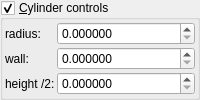
    <widget class="MyGroupBox" name="groupCheck_transf_function_enabled">
     <property name="title">
      <string>&amp;Cylinder controls</string>
     </property>
     <property name="checkable">
      <bool>true</bool>
     </property>
     <layout class="QVBoxLayout" name="verticalLayout_10" stretch="0">
      <property name="spacing">
       <number>2</number>
      </property>
      <property name="leftMargin">
       <number>2</number>
      </property>
      <property name="topMargin">
       <number>2</number>
      </property>
      <property name="rightMargin">
       <number>2</number>
      </property>
      <property name="bottomMargin">
       <number>2</number>
      </property>
      <item>
       <layout class="QGridLayout" name="gridLayout_16" columnstretch="0,1">
        <property name="spacing">
         <number>2</number>
        </property>
        <item row="0" column="1">
         <widget class="MyDoubleSpinBox" name="spinbox_transf_offsetA_1">
          <property name="sizePolicy">
           <sizepolicy hsizetype="Minimum" vsizetype="Maximum">
            <horstretch>0</horstretch>
            <verstretch>0</verstretch>
           </sizepolicy>
          </property>
          <property name="prefix">
           <string/>
          </property>
          <property name="suffix">
           <string/>
          </property>
          <property name="decimals">
           <number>6</number>
          </property>
          <property name="minimum">
           <double>0.000000000000000</double>
          </property>
          <property name="maximum">
           <double>99.998999999999995</double>
          </property>
          <property name="singleStep">
           <double>0.100000000000000</double>
          </property>
         </widget>
        </item>
        <item row="1" column="0">
         <widget class="QLabel" name="label_111">
          <property name="text">
           <string>wall:</string>
          </property>
         </widget>
        </item>
        <item row="2" column="0">
         <widget class="QLabel" name="label_114">
          <property name="text">
           <string>height /2:</string>
          </property>
         </widget>
        </item>
        <item row="0" column="0">
         <widget class="QLabel" name="label_112">
          <property name="text">
           <string>radius:</string>
          </property>
         </widget>
        </item>
        <item row="1" column="1">
         <widget class="MyDoubleSpinBox" name="spinbox_transf_offsetR_0">
          <property name="sizePolicy">
           <sizepolicy hsizetype="Minimum" vsizetype="Maximum">
            <horstretch>0</horstretch>
            <verstretch>0</verstretch>
           </sizepolicy>
          </property>
          <property name="prefix">
           <string/>
          </property>
          <property name="suffix">
           <string/>
          </property>
          <property name="decimals">
           <number>6</number>
          </property>
          <property name="minimum">
           <double>0.000000000000000</double>
          </property>
          <property name="maximum">
           <double>99.998999999999995</double>
          </property>
          <property name="singleStep">
           <double>0.100000000000000</double>
          </property>
         </widget>
        </item>
        <item row="2" column="1">
         <widget class="MyDoubleSpinBox" name="spinbox_transf_offsetA_05">
          <property name="sizePolicy">
           <sizepolicy hsizetype="Minimum" vsizetype="Maximum">
            <horstretch>0</horstretch>
            <verstretch>0</verstretch>
           </sizepolicy>
          </property>
          <property name="prefix">
           <string/>
          </property>
          <property name="suffix">
           <string/>
          </property>
          <property name="decimals">
           <number>6</number>
          </property>
          <property name="minimum">
           <double>0.000000000000000</double>
          </property>
          <property name="maximum">
           <double>99.998999999999995</double>
          </property>
          <property name="singleStep">
           <double>0.100000000000000</double>
          </property>
         </widget>
        </item>
       </layout>
      </item>
     </layout>
    </widget>
